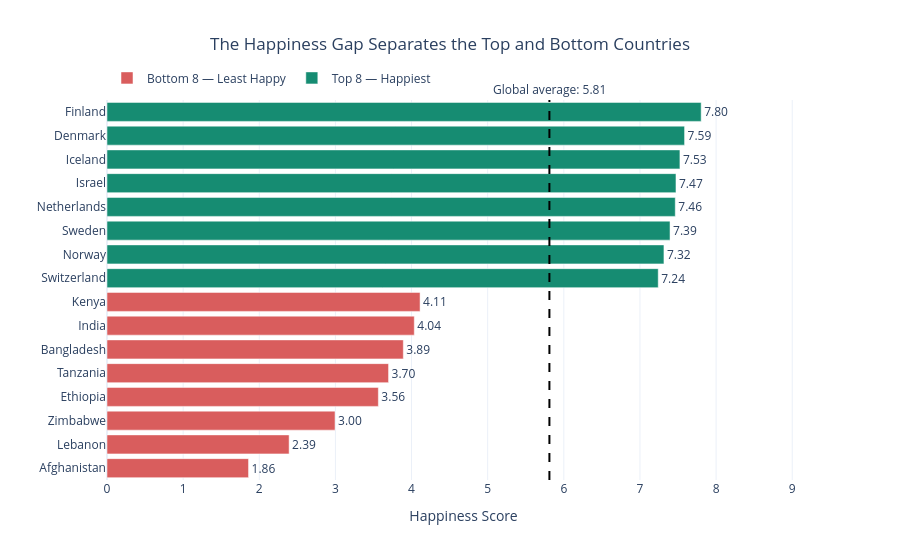

The cell this chart's notebook holds for it:
### Markdown cell above
---
## Task 2 — Bottom vs. Top: A Contrast Story

**What to build:** A bar chart that highlights the **gap between the happiest and least happy countries**, focusing on a specific insight.

**Requirements:**
- Show the **top 8 AND bottom 8 countries** together (16 bars total)
- Use **colour** to distinguish the two groups (not Plotly's default rainbow)
- Add a **visual separator or annotation** that emphasises the gap
- Insight title that tells the story of the gap

**Hint:** Use `pd.concat([df.nlargest(8,'Happiness_Score'), df.nsmallest(8,'Happiness_Score')])` to get both groups.

**Stretch goal:** Add a vertical reference line showing the global average.

### Code cell
# Task 2: Top 8 vs Bottom 8 Countries

# Step 1: Select the happiest and least happy countries
top8 = df.nlargest(8, 'Happiness_Score').copy()
top8['Group'] = 'Top 8 — Happiest'

bottom8 = df.nsmallest(8, 'Happiness_Score').copy()
bottom8['Group'] = 'Bottom 8 — Least Happy'

combined = pd.concat([bottom8, top8]).sort_values(
    'Happiness_Score',
    ascending=True
)

global_avg = df['Happiness_Score'].mean()

print(f"Global average happiness score: {global_avg:.2f}")

# Step 2: Create the chart
fig2 = px.bar(
    combined,
    x='Happiness_Score',
    y='Country',
    orientation='h',
    color='Group',
    color_discrete_map={
        'Top 8 — Happiest': '#168C72',
        'Bottom 8 — Least Happy': '#D95D5D'
    },
    title='The Happiness Gap Separates the Top and Bottom Countries',
    labels={
        'Happiness_Score': 'Happiness Score',
        'Country': 'Country',
        'Group': 'Country Group'
    },
    text='Happiness_Score'
)

fig2.update_layout(
    template='plotly_white',
    xaxis=dict(
        range=[0, combined['Happiness_Score'].max() * 1.2],
        title='Happiness Score'
    ),
    yaxis=dict(title=''),
    title_x=0.5,
    font=dict(size=12),
    legend_title_text='',
    legend=dict(orientation='h', yanchor='bottom', y=1.02)
)

fig2.update_traces(texttemplate='%{text:.2f}', textposition='outside')

# Mark the global average
fig2.add_vline(
    x=global_avg,
    line_dash='dash',
    line_color='black',
    annotation_text=f'Global average: {global_avg:.2f}',
    annotation_position='top'
)

fig2.show()

### Figure 1 — Plotly figure (JSON) as saved in the notebook; plotly's stock layout.template omitted (floating-point values rounded to 4 significant figures)
{"data": [{"hovertemplate": "Country Group=Bottom 8 — Least Happy<br>Happiness Score=%{text}<br>Country=%{y}<extra></extra>", "legendgroup": "Bottom 8 — Least Happy", "marker": {"color": "#D95D5D", "pattern": {"shape": ""}}, "name": "Bottom 8 — Least Happy", "orientation": "h", "showlegend": true, "text": [1.859, 2.392, 2.995, 3.564, 3.698, 3.892, 4.036, 4.112], "textposition": "outside", "texttemplate": "%{text:.2f}", "type": "bar", "x": [1.859, 2.392, 2.995, 3.564, 3.698, 3.892, 4.036, 4.112], "xaxis": "x", "y": ["Afghanistan", "Lebanon", "Zimbabwe", "Ethiopia", "Tanzania", "Bangladesh", "India", "Kenya"], "yaxis": "y"}, {"hovertemplate": "Country Group=Top 8 — Happiest<br>Happiness Score=%{text}<br>Country=%{y}<extra></extra>", "legendgroup": "Top 8 — Happiest", "marker": {"color": "#168C72", "pattern": {"shape": ""}}, "name": "Top 8 — Happiest", "orientation": "h", "showlegend": true, "text": [7.24, 7.315, 7.395, 7.464, 7.473, 7.525, 7.586, 7.804], "textposition": "outside", "texttemplate": "%{text:.2f}", "type": "bar", "x": [7.24, 7.315, 7.395, 7.464, 7.473, 7.525, 7.586, 7.804], "xaxis": "x", "y": ["Switzerland", "Norway", "Sweden", "Netherlands", "Israel", "Iceland", "Denmark", "Finland"], "yaxis": "y"}], "layout": {"annotations": [{"showarrow": false, "text": "Global average: 5.81", "x": 5.811, "xanchor": "center", "xref": "x", "y": 1, "yanchor": "bottom", "yref": "y domain"}], "barmode": "relative", "font": {"size": 12}, "legend": {"orientation": "h", "title": {"text": ""}, "tracegroupgap": 0, "y": 1.02, "yanchor": "bottom"}, "shapes": [{"line": {"color": "black", "dash": "dash"}, "type": "line", "x0": 5.811, "x1": 5.811, "xref": "x", "y0": 0, "y1": 1, "yref": "y domain"}], "title": {"text": "The Happiness Gap Separates the Top and Bottom Countries", "x": 0.5}, "xaxis": {"anchor": "y", "domain": [0, 1], "range": [0, 9.365], "title": {"text": "Happiness Score"}}, "yaxis": {"anchor": "x", "domain": [0, 1], "title": {"text": ""}}}}
